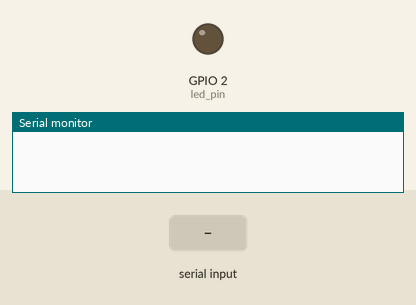
Bench run of a program on a simulated ESP32. Parts: output pins drawn as LEDs (lit = HIGH), the last lines printed to the serial monitor. Dashed ring = blinking. The inputs (shaded band) are chosen by the test bench.

Above: at 0.0 s.
At 1.8 s:
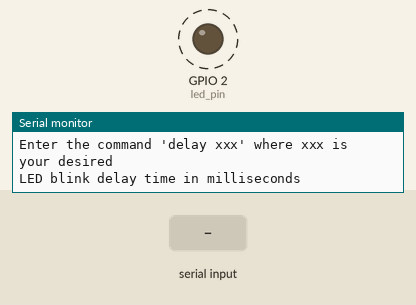
1.9 s: "90,45\n" received over Serial
4.9 s: "0\n" received over Serial
Timing chart, 0 to 13.9 s (numbered marks = the images above; inputs shaded):
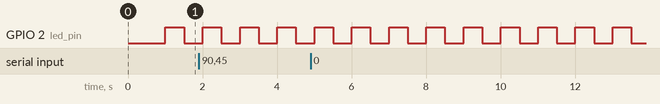

The program:

main.cpp
```cpp
/*
  Introduction to RTOS Part 5 - Queue Challenge by Shawn Hymel
  URL: https://www.youtube.com/watch?v=pHJ3lxOoWeI&list=PLXyB2ILBXW5FLc7j2hLcX6sAGbmH0JxX8&index=5

  Efraim Manurung, 4th August 2024
  Version 1.0

  Concepts from URL: https://www.digikey.nl/en/maker/projects/introduction-to-rtos-solution-to-part-5-freertos-queue-example/72d2b361f7b94e0691d947c7c29a03c9

  Queue material:
  A queue in a real-time operating system (RTOS) is a kernel object that is capable of passing information between tasks
  without incurring overwrites from other tasks or entering into a race contion. A queue is a first in, first out (FIFO)
  system where items are removed from the queue once read.

  Most multi-threaded operating systems offer a number of kernel objects that assist in creating thread-safe communications between
  threads. Such objects include things like queues, mutexes, and semaphores (which we will cover in a later lecture).

  A queue is a simple FIFO system with atomic reads and writes. "Atomic operations" are those that cannot be interrupted by other tasks
  during their execution. This ensures that another task cannot overwrite our data before it is read by the intended target.

  In this example, Task A writes some data to a queue. No other thread can interrupt Task A during that writing process. After, Task B can
  write some other piece of data to the queue. Task B's data will appear behind Task A's data, as the queue is a FIFO system.

  Note that in FreeRTOS, information is copied into a queue by value and not by reference. That means if you use the xQueueSend()
  function to send a piece of data to a queue, all of the data will be copied into the queue atomically.

  This can be helpful if you believe your data will go out of scope prior it to it being read, but it might require a long copying
  time if it's large piece of data, like a string. While you can copy pointers to a queue, you will want to be sure that the data that
  is being pointed to is read prior to changing it.

  Challenge:
  Task A should print any new message it receives from Queue 2. Additionally, it should read any Serial input from the user and echo
  back this input to the serial input. If the user enters "delay" followed by a space and a number, it should send that number to Queue 1.

  Task B should read any messages from Queue 1. If it contains a number, it should update its delay rate to that number (milliseconds). It
  should also blink an LED at rate specified by that delay. Additionally, every time the LED blinks 100 times, it should send the string
  "Blinked" to Queue 2. You can also optionally send the number of times the LED blinked (e.g. 100) as part of struct that encapsulates the
  string and this number.

  The solution provided by Shawn Hymel
  https://github.com/ShawnHymel/introduction-to-rtos/blob/main/05-queue/esp32-freertos-05-solution-queue/esp32-freertos-05-solution-queue.ino
*/

#include <Arduino.h>

// Use only core 1 for demo purposes
#if CONFIG_FREERTOS_UNICORE
  static const BaseType_t app_cpu = 0;
#else
  static const BaseType_t app_cpu = 1;
#endif

// Settings
static const uint8_t buf_len = 255;     // Size of buffer to look for command
static const char command[] = "delay "; // Note that space!
static const int delay_queue_len = 5;   // Size of delay_queue
static const int msg_queue_len = 5;     // Size of msg_queue
static const uint8_t blink_max = 100;   // Num times to blink before message

// Pins (change this if your Arduino board does not have LED_BUILTIN defined)
static const int led_pin = LED_BUILTIN;

// Message struct: used to wrap strings (not necessary, but it's useful to see
// how to use structs here)

/*
The settings and LED pin should look pretty familiar at this point. We used a struct as a way
to encapsulate multiple, related pieces of data that need to be copied to Queue 2.
*/

typedef struct Message {
  char body[20];
  int count;
} Message;

// Globals
/*
Two separate queues, so we create those as global variables
*/
static QueueHandle_t delay_queue;
static QueueHandle_t msg_queue;

//******************************************************************************
// Tasks

/*
In Task A (which I call with the doCLI() function), I use a char buffer to record things
from the Serial terminal. You're welcome to implement this in a number of different ways,
but I examine serial input character-by-character.

The important thing there is that if we see something in Queue 2, it should be printed to the
console. Notice that I do not block witing for something in Queue 2. If nothing is there, the task
simply moves on.
*/

// Task: command line interface (CLI)
void doCLI(void *parameters) {

  // Initialize struct and variables
  Message receive_message;
  char c;
  char buf[buf_len];
  uint8_t idx = 0;

  /*
  `strlen` is a function in the C standard library that computes the length of a C-style null-terminated string.
  The functino is defined in  the `<cstring>` header in C++ and `<string.h>` in C.
  */
  uint8_t cmd_len = strlen(command);
  int led_delay;

  // Clear whole buffer
  memset(buf, 0, buf_len);

  // Loop forever
  while (1) {

    // See if there's a message in the queue (do not block)
    if (xQueueReceive(msg_queue, (void *)&receive_message, 0) == pdTRUE) {
      // Serial.print("DEBUG EFRAIM : ");
      Serial.println(receive_message.body);
      Serial.println(receive_message.count);
    }

    // Read characters from serial
    if (Serial.available() > 0) {
      c = Serial.read();

      // Store received character to buffer if not over buffer limit
      if (idx < buf_len - 1) {
        buf[idx] = c;
        idx++;
      }

      // Print newline and check input on 'enter'
      if ((c == '\n') || (c == '\r')) {

        // Print newline to terminal
        Serial.print("\r\n");

        /*
        We checked and echoed any characters received on the serial port. If the first string is "delay", I parse it
        and then send the number after it to Queue 1.

        The C library memcmp() function can be used to compare two blocks of memory. In general,
        it is used compare the binary data or raw data.

        Here, memcmp() accepts three variables as parameters that compares the first n bytes of memory
        area str1 and memory area str2

        int memcmp(const void *str1, const void *str2, size_t n)
        */

        // Check if the first 6 characters are "delay "
        if (memcmp(buf, command, cmd_len) == 0) {

          // Convert last part to positive integer (negative int crashes)
          char* tail = buf + cmd_len;
          led_delay = atoi(tail);
          led_delay = abs(led_delay);

          // Send integer to other task via queue
          if (xQueueSend(delay_queue, (void *)&led_delay, 10) != pdTRUE) {
            Serial.println("ERRORL Could not put item on delay queue.");
          }
        }

        // Reset receive buffer and index counter
        memset(buf, 0, buf_len);
        idx = 0;

      // Otherwise, echo character back to serial terminal
      } else {
        Serial.print(c);
      }
    }
  }
}

/*
In Task B, I set up the LED pin as output. In the while loop, I first check to see if there are any
messages in Queue 1. Once again, it is non-bloking to allow the rest of the task to execute if
nothing is present in the queue.
*/

// Task: flash LED based on delay provided, notify other task every 100 blinks
void blinkLED(void *parameters) {

  Message msg;
  int led_delay = 500;
  uint8_t counter = 0;

  // Set up pin
  pinMode(LED_BUILTIN, OUTPUT);

  // Loop forever
  while (1) {

    // See if there's a message in the queue (do not block)
    if (xQueueReceive(delay_queue, (void*)&led_delay, 0) == pdTRUE) {
      /*
      The function prototype of strcpy() is
      char* strcpy(char* destination, const char* source);
      - The strcpy() function copies the string pointer by source (including the null character) to the destination.
      - The strcpy() function also return the copied string.
      */

      // Best practice: use only one task to manage serial comms
      strcpy(msg.body, "Message received ");
      msg.count = 1;
      xQueueSend(msg_queue, (void *)&msg, 10);
    }

    // Blink
    digitalWrite(led_pin, HIGH);
    vTaskDelay(led_delay / portTICK_PERIOD_MS);
    digitalWrite(led_pin, LOW);
    vTaskDelay(led_delay / portTICK_PERIOD_MS);

    /*
    If something is in the queue, we read it, and it updates the led_delay variable. Note that if nothing is in
    the queue, led_delay is not changed.

    Additionally, I send a message back to Task A using Queue 2. This is not required, but I did it as a
    test to show that a message was received in Queue 1. I send a simple string and set the count
    member to 1 (some arbitrary value).

    The task blinks the LED once and updates a counter. When the counter hits 100, it is reset, and a message is
    sent back to Task A using Queue 2.
    */

    // If we've blinked 100 times, send a message to the other task
    counter++;
    if (counter >= blink_max) {

      // Construct message and send
      strcpy(msg.body, "Blinked: ");
      msg.count = counter;
      xQueueSend(msg_queue, (void *)&msg, 10);

      // Reser counter
      counter = 0;
    }
  }
}

/*
The setup() is straightforward: we create two queues, assign them to the global handles, and
then start the two tasks.

There is one big flaw with this design: the blink section is blocking! Task B must wait for an
entire blink cycle before sending or reading from the queues. This can be devastating if a user
has to wait a long time before seeing their input take some aciton.

Perhaps, afterall, having a global, shared delay variable was the way to go.
However, this was just an exercise in using queues, nothing more. Using shared resources is still a viable method,
but we might need different ways to protect them from being overwritten by other threads.
That’s where mutexes and semaphores come in, which we’ll discuss in future episodes.
*/

void setup() {

  // Configure Serial
  Serial.begin(115200);

  // Wait a momentto start (so we don't miss Serial output)
  vTaskDelay(1000 / portTICK_PERIOD_MS);
  Serial.println();
  Serial.println("---FreeRTOS Queue Solution---");
  Serial.println("Enter the command 'delay xxx' where xxx is your desired ");
  Serial.println("LED blink delay time in milliseconds");

  // Create queues
  delay_queue = xQueueCreate(delay_queue_len, sizeof(int));
  msg_queue = xQueueCreate(msg_queue_len, sizeof(Message));

  // Start CLI task
  xTaskCreatePinnedToCore(doCLI,
                          "CLI",
                          1024,
                          NULL,
                          1,
                          NULL,
                          app_cpu);

  // Start blink task
  xTaskCreatePinnedToCore(blinkLED,
                          "Blink LED",
                          1024,
                          NULL,
                          1,
                          NULL,
                          app_cpu);

  // Delete "setup and loop" task
  vTaskDelete(NULL);
}

void loop() {
  // Execution should never get here
}
```

Measured:
- by itself, GPIO 2 (led_pin): alternates HIGH for 0.50 s and LOW for 0.50 s
